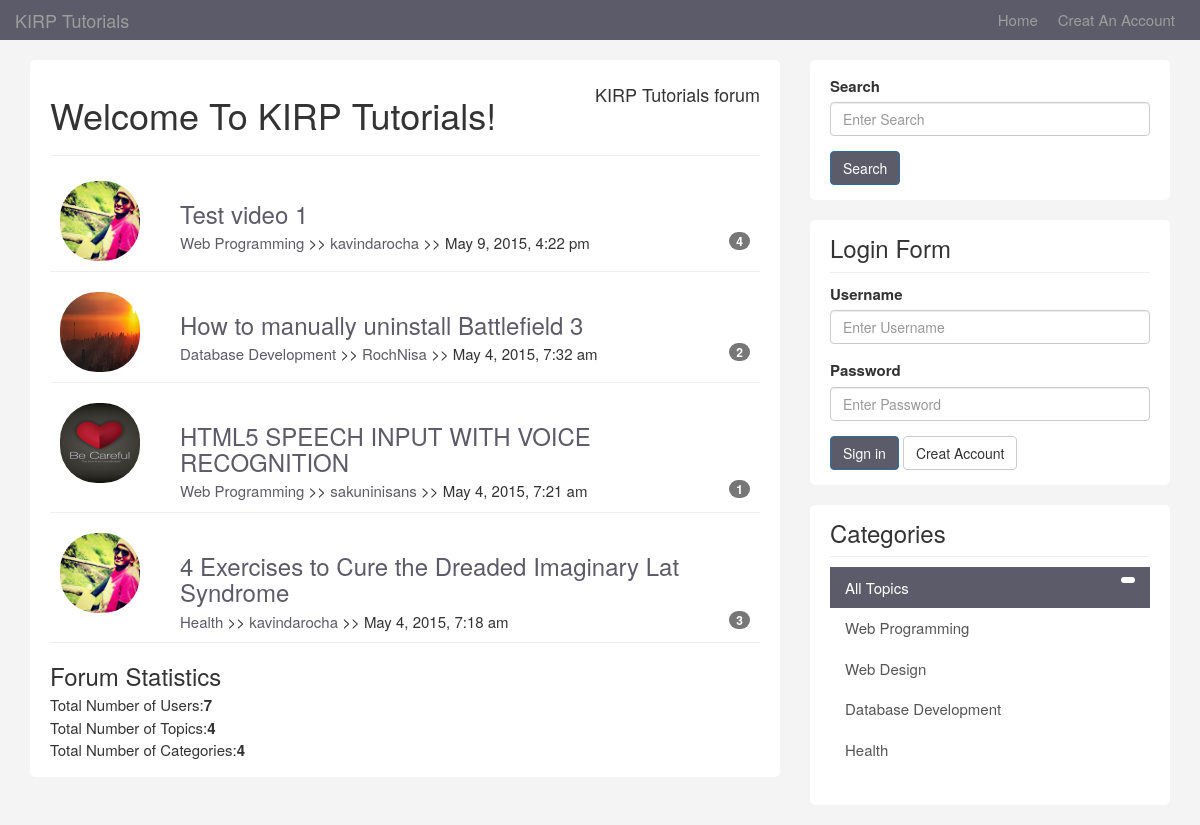
The app's page /topics.php with its own data.
### tables this page shows
CREATE TABLE IF NOT EXISTS `topics` (
`id` int(11) NOT NULL,
  `category_id` int(11) NOT NULL,
  `user_id` int(11) NOT NULL,
  `title` varchar(100) NOT NULL,
  `body` text NOT NULL,
  `video` varchar(111) NOT NULL,
  `last_activity` datetime NOT NULL,
  `create_date` timestamp NOT NULL DEFAULT CURRENT_TIMESTAMP
);

CREATE TABLE IF NOT EXISTS `users` (
`id` int(8) NOT NULL,
  `name` varchar(120) NOT NULL,
  `email` varchar(60) NOT NULL,
  `avatar` varchar(100) NOT NULL,
  `username` varchar(12) NOT NULL,
  `password` varchar(64) NOT NULL,
  `about` text NOT NULL,
  `last_activity` datetime NOT NULL,
  `join_date` timestamp NOT NULL DEFAULT CURRENT_TIMESTAMP
);

CREATE TABLE IF NOT EXISTS `categories` (
`id` int(11) NOT NULL,
  `name` varchar(100) NOT NULL,
  `description` text NOT NULL
);

### libraries/Template.php (called while the page is built, shortened)
<?php
class Template{
	protected $template;
	public function __construct($template){
		$this->template = $template;
	}
	public function __toString(){
		include basename($this->template);
		return ob_get_clean();
	}
}

### libraries/Database.php (called while the page is built, shortened)
<?php
class Database {
	private $host = DB_HOST;
	private $user = DB_USER;
	private $pass = DB_PASS;
	private $dbname = DB_NAME;
	private $dbh;
	private $stmt;
	public function __construct(){
		$dsn = 'mysql:host=' . $this->host . ';dbname=' . $this->dbname;
		$option = array (PDO::ATTR_PERSISTENT => true,PDO::ATTR_ERRMODE => PDO::ERRMODE_EXCEPTION) ;
		try {
			$this->dbh = new PDO($dsn, $this->user, $this->pass,$option);
		}
		catch ( PDOException $e) {
			$this->error = $e->getMessage();
		}
	}
	public function query($query) {
		$this->stmt = $this->dbh->prepare($query);
	}
	public function bind($param, $value, $type = null) {
		if (is_null( $type )) {
			switch (true) {
				default :
					$type = PDO::PARAM_STR;
			}
		}
		$this->stmt->bindValue ( $param, $value, $type);
	}
	public function execute() {
		return $this->stmt->execute();
	}
	public function resultset() {
		$this->execute();
		return $this->stmt->fetchAll(PDO::FETCH_OBJ);
	}
	public function rowCount() {
		return $this->stmt->rowCount();
	}
}

### libraries/Topic.php (called while the page is built, shortened)
<?php
class Topic{
	private $db;
	public function __construct(){
		$this->db = new Database;
	}
	 public function getAllTopics(){
	 	$this->db->query ("SELECT topics.*, users.username, users.avatar, categories.name FROM topics
	 							INNER JOIN users
	 							ON topics.user_id= users.id
	 							INNER JOIN categories
	 							ON topics.category_id = categories.id
	 							ORDER BY create_date DESC
	 							");
	 	$results = $this->db->resultset();
	 	return $results;
	 }
	 public function getTotalTopics(){
	 	$this->db->query('SELECT * FROM topics');
	 	return $this->db->rowCount();
	 }
	 public function getTotalCategories(){
	 	$this->db->query('SELECT * FROM categories');
	 	return $this->db->rowCount();
	 }
}

### helpers/format_helper.php (called while the page is built)
<?php
function urlFormat($str){
	$str = preg_replace('/\s*/', '', $str);
	$str = strtolower($str);
	$str = urlencode($str);
	return $str;
}
function formatDate($date){
	$date = date("F j, Y, g:i a",strtotime($date));
	return $date;
}
function is_active($category){
	if(isset($_GET['category'])){
		if($_GET['category'] == $category) {
			return 'active';
		}else {
			return '';
		}
	} else {
		if($category == null) {
			return 'active';
			}
	}
}

### helpers/db_helper.php (called while the page is built, shortened)
<?php
function replyCount($topic_id) {
	$db = new Database;
	$db->query('SELECT * FROM replies WHERE topic_id = :topic_id');
	$db->bind(':topic_id', $topic_id);
	$rows = $db->resultset();
	return $db->rowCount();
}
function getCategories(){
	$db = new Database;
	$db->query('SELECT * FROM categories');
	$results = $db->resultset();
	return $results;
}

### helpers/system_helper.php (called while the page is built, shortened)
<?php
function isLoggedIn(){
	if (isset($_SESSION['is_logged_in'])){
		return true;
	} else {
		return false;
	}
}

### template/topics.php (the view)
<?php include('includes\header.php'); ?>
  <ul id="topics">
               <?php if($topics) : ?>
                <?php foreach ($topics as $topic) : ?>
                <li class="topic">
                  <div class="row">
                    <div class="col-md-2">
                      <img class="avatar pull-left" src="images/avatars/<?php echo $topic->avatar;?>" height="80px" width="80px">
                    </div>
                    <div class="col-md-10">
                      <div class="topic-content pull-right">
                        <h3><a href="<?php echo BASE_URI; ?>topic.php?id=<?php echo $topic->id; ?>"><?php echo $topic->title; ?></a></h3>
                        <div class="topic-info">
                          <a href="topics.php?category=<?php echo  urlFormat($topic->category_id); ?>"><?php echo $topic->name; ?></a> >>
                          <a href="topics.php?user=<?php echo urlFormat($topic->user_id); ?>"><?php echo $topic->username; ?></a> >>
                          <?php echo formatDate($topic->create_date); ?>
                          <span class="badge pull-right"><?php echo replyCount($topic->id); ?></span>
                        </div>
                      </div>
                    </div>
                  </div>
                </li>
                <?php endforeach ; ?>
              </ul>
            <?php else : ?>
              <p>No Topic to Display</p>
            <?php endif; ?>
              <h3>Forum Statistics</h3>
              <ul>
                <li>Total Number of Users:<strong><?php echo $totalUsers;?></strong></li>
                <li>Total Number of Topics:<strong><?php echo $totalTopics; ?></strong></li>
                <li>Total Number of Categories:<strong><?php echo $totalCategories; ?></strong></li>
              </ul>
 <?php include('includes\footer.php'); ?>

### template/includes/footer.php (shortened to what this page needs)
 </div>
          </div>
        </div>
        <div class="col-md-4">
           <div class="sidebar">
            <div class="block">
               <div class="form-group">
                  <form name="search" method="post" action="search.php">
                  <label>Search</label>
                  <input name="searchterm" type="text" class="form-control"  placeholder="Enter Search">
                </div>
                  <input type="submit" name="submit" value="Search" class="btn btn-primary" />
            </div>
            <div class="block">
              <h3>Login Form</h3>
              <?php if (isLoggedIn()) : ?>
                <div class="userdata">
                <img class="avatarks pull-left" src="images\avatars\<?php echo getUser() ['avatar']; ?>" height="80px" width="80px" margin="11px">
                <br>
                  Welcome, <?php echo getUser() ['username']; ?>
                </div>
                <br>
                <form role="form" method="post" action="logout.php">
                  <input type="submit" name="do_logout" class="btn btn-primary" value="Logout">
                </form>
              <?php else : ?>
              <form role="form" method="post" action="login.php">
                <div class="form-group">
                  <label>Username</label>
                  <input name="username" type="text" class="form-control"  placeholder="Enter Username">
                </div>
                <div class="form-group">
                  <label>Password</label>
                  <input name="password" type="password" class="form-control" placeholder="Enter Password">
                </div>
                <button name="do_login" type="submit" class="btn btn-primary">Sign in</button> <a class="btn btn-default" href="register.php">Creat Account</a>
            </form>
          <?php endif; ?>
           </div>
           <div class="block">
            <h3>Categories</h3>
            <div class="list-group">
              <a href="topics.php" class="list-group-item <?php echo is_active(null); ?>">All Topics <span class="badge pull-right">
             <?php foreach (getCategories() as $category) : ?>
              <a href="topics.php?category=<?php echo $category->id; ?>" class="list-group-item <?php echo is_active($category->id); ?>"><?php echo $category->name; ?> </a>
             <?php endforeach; ?>
            </div>
           </div>
        </div>
    </div>
  </div>
  </body>
</html>

### template/css/custom.css (style rules this page uses)
body { padding-top: 60px; background: #f4f4f4; font-size: 15px; }
a { color:#5c5b69; }
ul { padding: 0; margin: 0; list-style: none; }
h3 { margin-bottom:5px; }
.block { background: #FFF; border-radius: 5px; padding: 15px 20px; margin-bottom: 20px; }
.sidebar .block h3 { margin: 0 0 10px 0; padding-bottom:10px; border-bottom: #eee solid 1px; }
.topic { border-bottom: #eee solid 1px; margin-bottom: 10px; padding: 10px; }
.topic-content { width: 100%; }
a.list-group-item.active, a.list-group-item.active:hover, a.list-group-item.active:focus { background: #5c5b69; border-radius: 0; }
.list-group-item { border: 0; }
.btn-primary { background: #5c5b69; }
img.avatar.pull-left { border-radius: 37px; }

### records on screen
topics: user.avatar (picture), title "Test video 1", category.name "Web Programming", user.username "kavindarocha", create_date "May 9, 2015, 4:22 pm", id "4"
topics: user.avatar (picture), title "How to manually uninstall Battlefield 3", category.name "Database Development", user.username "RochNisa", create_date "May 4, 2015, 7:32 am", id "2"
topics: user.avatar (picture), title "HTML5 SPEECH INPUT WITH VOICE RECOGNITION", category.name "Web Programming", user.username "sakuninisans", create_date "May 4, 2015, 7:21 am", id "1"
topics: user.avatar (picture), title "4 Exercises to Cure the Dreaded Imaginary Lat Syndrome", category.name "Health", user.username "kavindarocha", create_date "May 4, 2015, 7:18 am", id "3"
categories: name "Web Programming"
categories: name "Web Design"
categories: name "Database Development"
categories: name "Health"

### other values on screen
$title "Welcome To KIRP Tutorials!"
$totalUsers "7"
$totalTopics "4"
$totalCategories "4"
